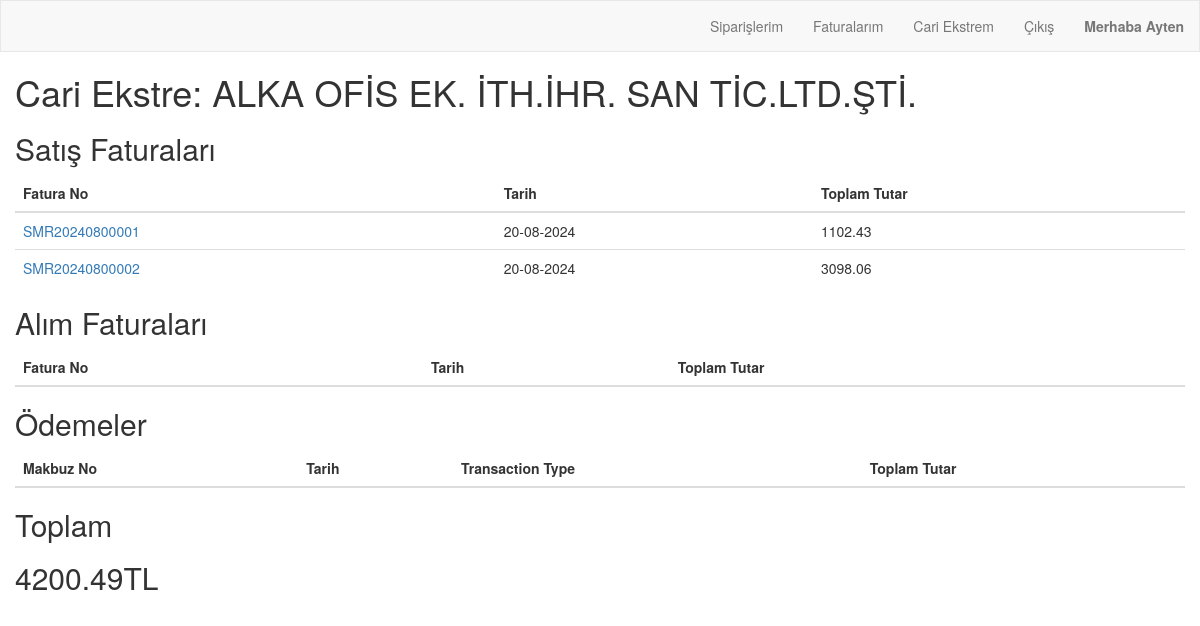
Page /order/customer/user_financial/ (signed in) on the earlier database version.
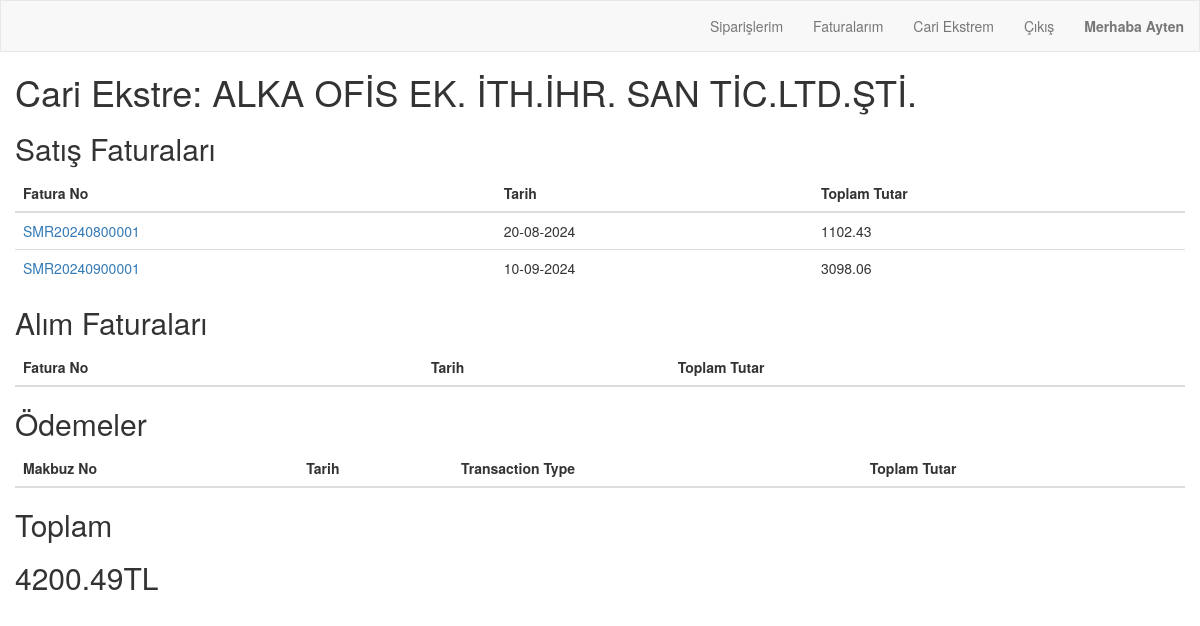
Same page on the later database version.
### order/models.py (models this page shows, shortened)
class Invoice(models.Model):
    invoice_number = models.CharField(max_length=20, unique=True, blank=True)
    order = models.OneToOneField(Order, on_delete=models.CASCADE, related_name="invoice")
    invoice_date = models.DateTimeField(auto_now_add=True)
    billing_address = models.CharField(max_length=250, blank=True)
    total_amount = models.DecimalField(max_digits=10, decimal_places=2, blank=True, default=0)
    total_discount = models.DecimalField(max_digits=10, decimal_places=2, blank=True, default=0)
    tax_amount = models.DecimalField(max_digits=10, decimal_places=2, blank=True, default=0)
    grand_total = models.DecimalField(max_digits=10, decimal_places=2, blank=True, default=0)
    grand_total_USD = models.DecimalField(max_digits=10, decimal_places=2, blank=True, default=0)
    grand_total_EUR = models.DecimalField(max_digits=10, decimal_places=2, blank=True, default=0)
    status = models.CharField(max_length=50, default='Pending')
    published = models.BooleanField(default=False)

### order/views.py (the view)
# urls.py: path('customer/user_financial/', views.user_financial, name='user_financial'),
@login_required
def user_financial(request):
    customer = get_object_or_404(Customer, user=request.user)
    invoices = Invoice.objects.filter(order__customer=customer)
    payments = PaymentReceipt.objects.filter(customer=customer)
    buyinginvoices=BuyingInvoice.objects.filter(customer=customer)
    total_invoiced = sum(invoice.grand_total for invoice in invoices)
    total_payments = sum(payment.amount for payment in payments)
    total_buyinginvoices=sum(buyinginvoice.grand_total_tl for buyinginvoice in buyinginvoices )
    total_balance = total_invoiced - total_buyinginvoices - total_payments
    context = {
        'customer': customer,
        'invoices': invoices,
        'payments': payments,
        'buyinginvoices':buyinginvoices,
        'total_balance': total_balance
    }
    return render(request, 'order/user_financial.html', context)

### order/Templates/order/user_financial.html (shortened to what this page needs)
{% extends "order/navbar.html" %}
{% block content %}
<body>
    <h1>Cari Ekstre: {{ customer.companyName }}</h1>
    <h2>Satış Faturaları</h2>
    <table class="table">
        <thead>
            <tr>
                <th>Fatura No</th>
                <th>Tarih</th>
                <th>Toplam Tutar</th>
            </tr>
        </thead>
        <tbody>
            {% for invoice in invoices %}
            <tr>
                <td><a href="{% url 'order:invoice_detail' invoice.invoice_number %}">{{ invoice.invoice_number }}</td>
                <td>{{ invoice.invoice_date|date:"d-m-Y" }}</td>
                <td>{{ invoice.grand_total }}</td>
            </tr>
            {% endfor %}
        </tbody>
    </table>
    <h2>Alım Faturaları</h2>
    <table class="table">
        <thead>
            <tr>
                <th>Fatura No</th>
                <th>Tarih</th>
                <th>Toplam Tutar</th>
            </tr>
        </thead>
    </table>
    <h2>Ödemeler</h2>
    <table class="table">
        <thead>
            <tr>
                <th>Makbuz No</th>
                <th>Tarih</th>
                <th>Transaction Type</th>
                <th>Toplam Tutar</th>
            </tr>
        </thead>
    </table>
    <h2>Toplam</h2>
    <h2>{{ total_balance }}TL</h2>
</body>
</html>
{% endblock %}

Differences in the rows shown:
removed Invoice: invoice_number "SMR20240800002", invoice_date "20-08-2024", grand_total "3098.06"
added Invoice: invoice_number "SMR20240900001", invoice_date "10-09-2024", grand_total "3098.06"
